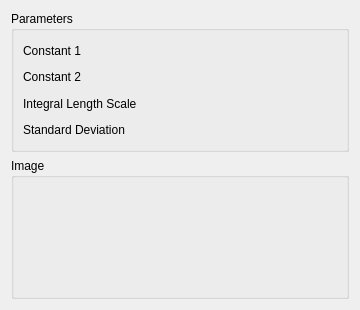
<?xml version="1.0" encoding="UTF-8"?>
<ui version="4.0">
 <class>WindLabGui::DlgvonKarmanAcrossWindSpectrum</class>
 <widget class="QWidget" name="WindLabGui::DlgvonKarmanAcrossWindSpectrum">
  <property name="geometry">
   <rect>
    <x>0</x>
    <y>0</y>
    <width>360</width>
    <height>310</height>
   </rect>
  </property>
  <property name="windowTitle">
   <string>Feature Parameters</string>
  </property>
  <property name="sizeGripEnabled" stdset="0">
   <bool>true</bool>
  </property>
  <layout class="QGridLayout" name="gridLayout">
   <item row="1" column="0">
    <widget class="QGroupBox" name="GroupBox5_5">
     <property name="title">
      <string>Image</string>
     </property>
     <layout class="QGridLayout" name="_6">
      <property name="leftMargin">
       <number>9</number>
      </property>
      <property name="topMargin">
       <number>9</number>
      </property>
      <property name="rightMargin">
       <number>9</number>
      </property>
      <property name="bottomMargin">
       <number>9</number>
      </property>
      <property name="spacing">
       <number>6</number>
      </property>
      <item row="1" column="0">
       <layout class="QHBoxLayout" name="horizontalLayout_9" stretch="0">
        <item>
         <widget class="QLabel" name="label_Image">
          <property name="text">
           <string/>
          </property>
         </widget>
        </item>
       </layout>
      </item>
     </layout>
    </widget>
   </item>
   <item row="0" column="0">
    <widget class="QGroupBox" name="GroupBox5_3">
     <property name="title">
      <string>Parameters</string>
     </property>
     <layout class="QGridLayout" name="_3">
      <property name="leftMargin">
       <number>9</number>
      </property>
      <property name="topMargin">
       <number>9</number>
      </property>
      <property name="rightMargin">
       <number>9</number>
      </property>
      <property name="bottomMargin">
       <number>9</number>
      </property>
      <property name="spacing">
       <number>6</number>
      </property>
      <item row="4" column="0">
       <layout class="QHBoxLayout" name="horizontalLayout_4" stretch="0,0">
        <item>
         <widget class="QLabel" name="label_4">
          <property name="text">
           <string>Constant 2</string>
          </property>
         </widget>
        </item>
        <item>
         <widget class="Gui::QuantitySpinBox" name="doubleSpinBox_Constant2" native="true">
          <property name="keyboardTracking" stdset="0">
           <bool>false</bool>
          </property>
          
         </widget>
        </item>
       </layout>
      </item>
      <item row="5" column="0">
       <layout class="QHBoxLayout" name="horizontalLayout_7" stretch="0,0">
        <item>
         <widget class="QLabel" name="label_7">
          <property name="text">
           <string>Integral Length Scale</string>
          </property>
         </widget>
        </item>
        <item>
         <widget class="Gui::QuantitySpinBox" name="doubleSpinBox_IntegralLengthScale" native="true">
          <property name="keyboardTracking" stdset="0">
           <bool>false</bool>
          </property>
          
         </widget>
        </item>
       </layout>
      </item>
      <item row="3" column="0">
       <layout class="QHBoxLayout" name="horizontalLayout_3" stretch="0,0">
        <item>
         <widget class="QLabel" name="label_3">
          <property name="text">
           <string>Constant 1</string>
          </property>
         </widget>
        </item>
        <item>
         <widget class="Gui::QuantitySpinBox" name="doubleSpinBox_Constant1" native="true">
          <property name="keyboardTracking" stdset="0">
           <bool>false</bool>
          </property>
          
         </widget>
        </item>
       </layout>
      </item>
      <item row="6" column="0">
       <layout class="QHBoxLayout" name="horizontalLayout" stretch="0,0">
        <item>
         <widget class="QLabel" name="label">
          <property name="text">
           <string>Standard Deviation</string>
          </property>
         </widget>
        </item>
        <item>
         <widget class="Gui::QuantitySpinBox" name="doubleSpinBox_StandardDeviation" native="true">
          <property name="keyboardTracking" stdset="0">
           <bool>false</bool>
          </property>
          
         </widget>
        </item>
       </layout>
      </item>
     </layout>
    </widget>
   </item>
  </layout>
 </widget>
 <customwidgets>
  <customwidget>
   <class>Gui::QuantitySpinBox</class>
   <extends>QWidget</extends>
   <header>Gui/QuantitySpinBox.h</header>
  </customwidget>
 </customwidgets>
 <resources/>
 <connections/>
</ui>
